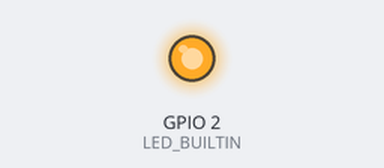
Recording of a sketch running on a simulated ESP32. Parts: output pins drawn as LEDs (lit = HIGH). What the sketch prints to the serial monitor is not drawn.

Above: at 0.1 s.
Timing chart, 0 to 1.6 s (numbered marks = the images above):
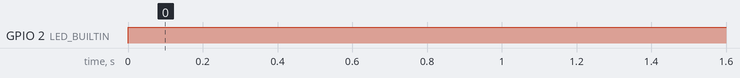

The sketch:

HUB_with_alg.ino
```cpp
#include <esp_now.h>
#include <WiFi.h>

// Structure example to receive data
// Must match the sender structure
typedef struct struct_message {
  int id;
  int x;
  int y;
}struct_message;
int greenLED = 35;
int redLED = 33;

int threshhold = 70; //emprically found value for threshold

// Create a struct_message called myData
struct_message myData;

// Create a structure to hold the readings from each board
struct_message board1;
struct_message board2;
struct_message board3;
struct_message board4;

// Create an array with all the structures
struct_message boardsStruct[4] = {board1, board2, board3, board4};
int L1NORM = 0;
// callback function that will be executed when data is received
void OnDataRecv(const uint8_t * mac_addr, const uint8_t *incomingData, int len) {
  char macStr[18];
  //Serial.print("Packet received from: ");
  snprintf(macStr, sizeof(macStr), "%02x:%02x:%02x:%02x:%02x:%02x",
           mac_addr[0], mac_addr[1], mac_addr[2], mac_addr[3], mac_addr[4], mac_addr[5]);
  //Serial.println(macStr);
  memcpy(&myData, incomingData, sizeof(myData));
  //Serial.printf("Board ID %u: %u bytes\n", myData.id, len);
  // Update the structures with the new incoming data
  boardsStruct[myData.id-1].x = myData.x;
  boardsStruct[myData.id-1].y = myData.y;

  //Serial.printf("x value: %d \n", boardsStruct[myData.id-1].x);
  //Serial.printf("y value: %d \n", boardsStruct[myData.id-1].y);
  //Serial.println();
}

void setup() {
  //Initialize Serial Monitor
  Serial.begin(115200);
  //pinMode(greenLED, INPUT_PULLUP);
  pinMode(LED_BUILTIN, OUTPUT);
  //Set device as a Wi-Fi Station
  WiFi.mode(WIFI_STA);

  //Init ESP-NOW
  if (esp_now_init() != ESP_OK) {
    Serial.println("Error initializing ESP-NOW");
    return;
  }


}

void loop() {

  // Once ESPNow is successfully Init, we will register for recv CB to
  // get recv packer info


  esp_now_register_recv_cb(OnDataRecv);
  L1NORM = int(boardsStruct[0].x)+int(boardsStruct[1].x)+int(boardsStruct[2].x)+int(boardsStruct[3].x);
  Serial.print("VALUE = ");
  Serial.println(L1NORM);
  if (L1NORM < threshhold){
    digitalWrite(LED_BUILTIN,HIGH);
    //digitalWrite(greenLED, HIGH);
    Serial.println("cat in room");
  }
  else{
    //digitalWrite(greenLED, LOW);
    Serial.println("cat out of room");
    digitalWrite(LED_BUILTIN,LOW);
  }
  // Acess the variables for each board
  /*int board1X = boardsStruct[0].x;
  int board1Y = boardsStruct[0].y;
  int board2X = boardsStruct[1].x;
  int board2Y = boardsStruct[1].y;
  int board3X = boardsStruct[2].x;
  int board3Y = boardsStruct[2].y;*/

  delay(1000);
}
```

Measured:
- by itself, GPIO 2 (LED_BUILTIN): LOW → HIGH at 0.00 s
